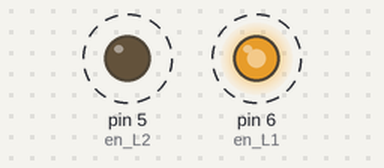
The sketch below on a simulated Arduino Uno, built with avr-gcc and run on an emulated ATmega328P. Shown: output pins drawn as LEDs (lit = HIGH). Dashed ring = blinking.

Above: at 0.05 s.
Timing chart, 0 to 4.6 s (numbered marks = the images above):
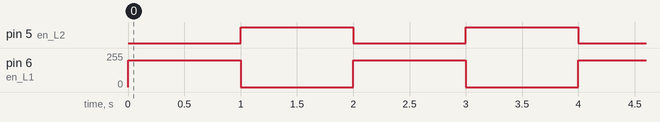

The sketch:

drv8833.ino
```cpp
int en_L1 = 6;
int en_L2 = 5;


void setup() {
  Serial.begin(9600);
  // put your setup code here, to run once:
 pinMode(en_L1,OUTPUT);
 pinMode(en_L2,OUTPUT);
}

void loop() {
  analogWrite(en_L1,200);
  digitalWrite(en_L2,LOW);
  delay(1000);
   analogWrite(en_L1,LOW);
  digitalWrite(en_L2,200);
  delay(1000);
  // put your main code here, to run repeatedly:

}
```

Measured:
- by itself, pin 5 (en_L2): alternates HIGH for 1.0 s and LOW for 1.0 s
- by itself, pin 6 (en_L1): alternates 200/255 for 1.0 s and 0/255 for 1.0 s
